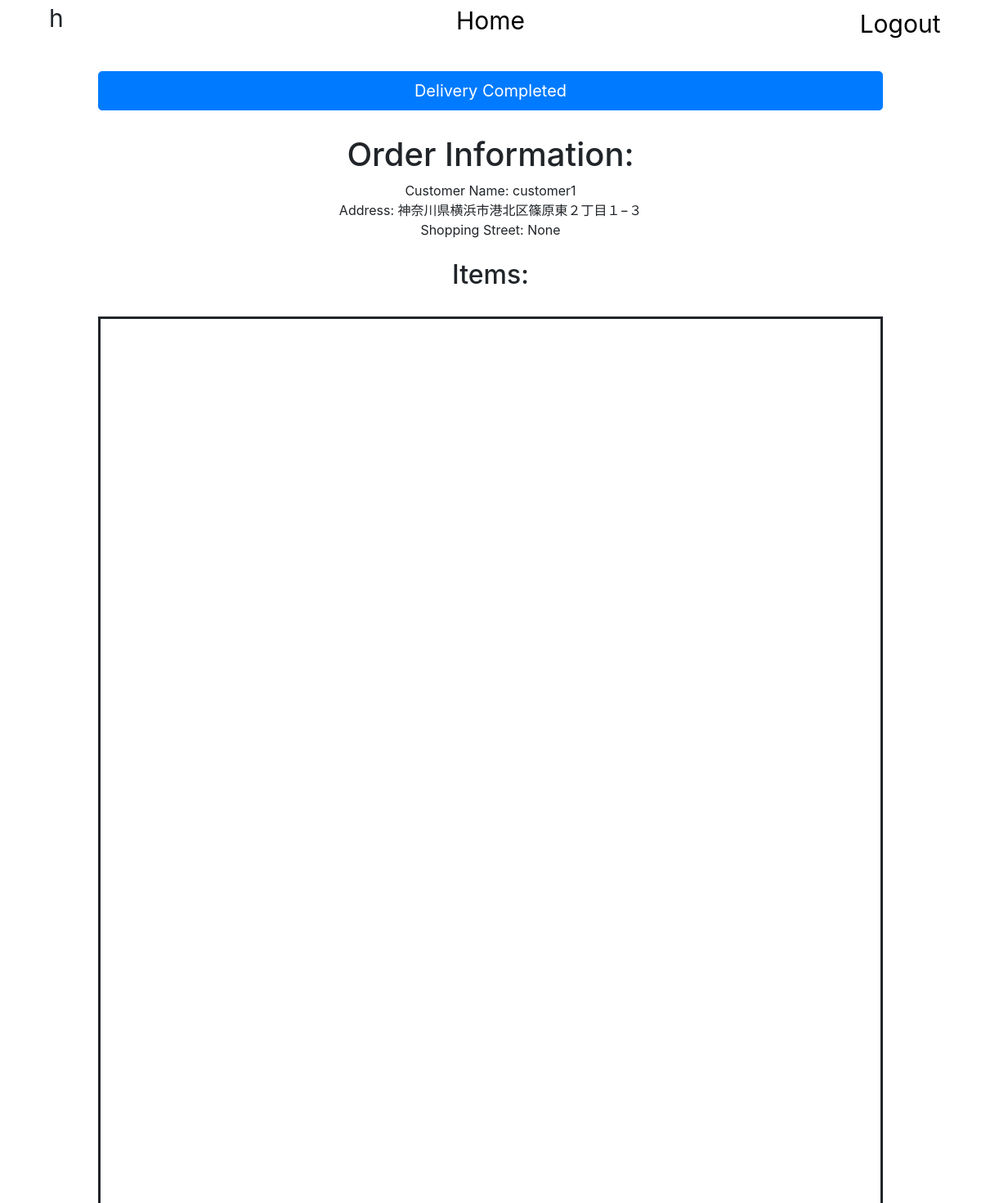
The page /helper_delivery/4 (signed in) on the database its author committed.
### yocalshops/models.py (models this page shows, shortened)
class Customer(models.Model):
    user = models.OneToOneField(User, null=True, on_delete=models.CASCADE)
    name = models.CharField(max_length=100, null=True)
    address = models.CharField(max_length=100, null=True)
    shoppingstreet = models.ForeignKey(
        ShoppingStreet, null=True, on_delete=models.SET_NULL)
    STATUS = (
        ("Pending", "Pending"),
        ("On The way", "On The Way")
    )
    status = models.CharField(max_length=200, null=True, choices=STATUS)
    helper = models.ForeignKey(
        Helper, null=True, on_delete=models.SET_NULL)

### yocalshops/views.py (the view, shortened to what this page needs)
# urls.py: path("helper_delivery/<int:c_id>",
def helper_delivery(request, c_id):
    if c_id != 0:
        customer = Customer.objects.get(id=c_id)
        helper = Helper.objects.get(name=request.user.username)
        customer.helper = helper
        customer.status = "On The Way"
        customer.save()
        shoppingstreet = customer.shoppingstreet
        items = Item.objects.filter(customer=customer)
        context = {"customer": customer,
                   "items": items, "c_id": c_id, "shoppingstreet": shoppingstreet}
    else:
        context = {"c_id": c_id}
    return render(request, "yocalshops/helper_delivery.html", context)

### yocalshops/templates/yocalshops/helper_delivery.html (shortened to what this page needs)
<!DOCTYPE html>
<html lang="en">
    <head>
        <link rel="stylesheet" href="https://maxcdn.bootstrapcdn.com/bootstrap/4.0.0/css/bootstrap.min.css">
    </head>
    <body style = "background: white">
    <div class="top">
        {{ request.user }}
    </div>
    <a  class="btn btn-lg btn-block" href="{% url 'helper_home' %}" style = "text-align: center; font-size: 30px; transform: translateY(-10%);" role="button">Home</a>
    <div class="logout">
        <a href="{% url 'logout' %}" style="float: right; font-size: 30px; transform: translateY(-125%)translateX(-50%); ">Logout</a>
    </div>
    {% if c_id == 0 %}
        <p style="position:absolute; width: 100%; font-size: 50px; top:50%; left: 50%; transform: translateX(-30%) translateY(-50%);">You Have Not Accepted Any Order Yet!</p>
    {% else %}
    <form method="POST" action="" class="button">
        <input type="submit" value="Delivery Completed" class="btn btn-primary btn-lg btn-block">
    </form>
    <div class="order">
        <h1 class="orderhead">Order Information:</h1>
        Customer Name: {{customer.name}}
        <br>
        Address: {{customer.address}}
        <br>
        Shopping Street: {{customer.shoppingstreet}}
    </div>
    <div class="items">
        <h2 class="itemhead">Items:</h2>
    </div>
    <div id="map"></div>
    {% endif %}
    </body>
</html>

### yocalshops/templates/yocalshops/helper_delivery.html (style rules this page uses)
.top { font-size: 30px; position: absolute; top:0; left: 5%; float: left; }
.logout { text-align: right; font-size: 30px; }
a:link { color: black; background-color: transparent; text-decoration: none; }
* { margin: auto; }
#map { position: absolute; height: 80%; width: 80%; margin:auto; margin-top:2%; margin-left:10%; border-style: solid; }
.order { text-align:center; margin-top:2.5% }
.items { text-align:center; margin-top:2% }
.button { text-align:center; width:80%; margin-top:2%; }

### rows shown on the page
Customer: name "customer1", address "神奈川県横浜市港北区篠原東２丁目１−３", shoppingstreet "None"

### other values the page prints
{{ request.user }} "h"
